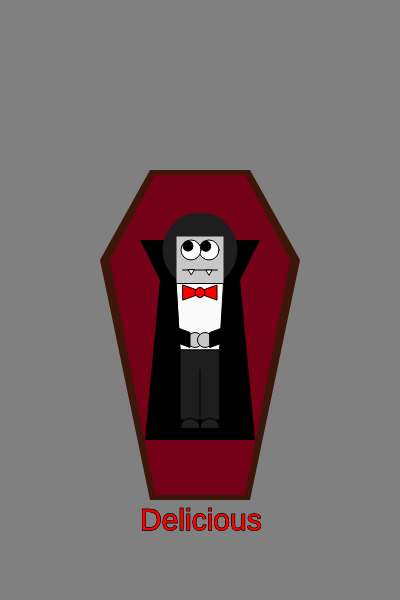
Frame 1 (no input)
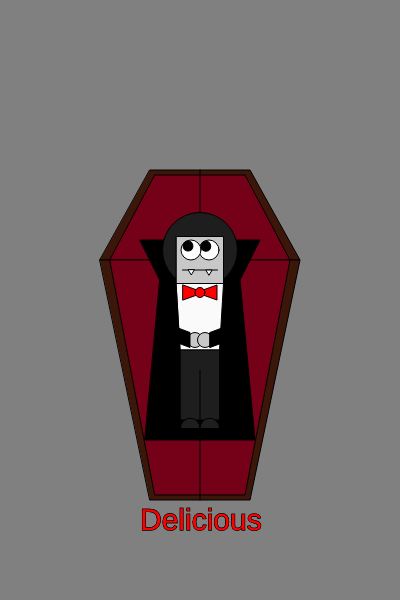
Frame 60 (no input)
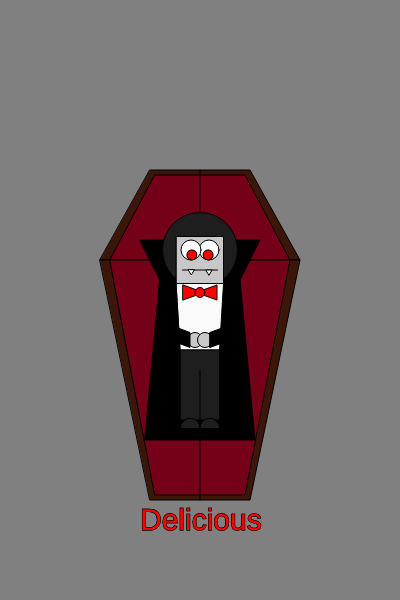
Frame 120 (the mouse pressed at the canvas centre since frame 60)

The p5.js sketch that drew these frames (run headless with seeded random() and noise() and a simulated clock; from frame 60 on, the mouse is pressed at the canvas centre):

// p5.js sketch
// ── sketch.js
let e1, e2

function setup() {
  createCanvas(400, 600);
  rectMode(CENTER);
  noStroke(0);
  e1 = new Eye(209, 250, 20);
  e2 = new Eye(191, 250, 20);
}

function draw() {
  background('grey');
  fill(61, 22, 10);
  quad(150, 170, 250, 170, 300, 260, 100, 260);
  quad(100, 260, 300, 260, 250, 500, 150, 500);
  fill(116, 1, 24);
  quad(155, 175, 245, 175, 290, 260, 110, 260);
  quad(110, 260, 290, 260, 245, 495, 155, 495);
  //cloak
  fill(0);
  quad(140, 240, 260, 240, 240, 280, 160, 280);
  quad(160, 280, 240, 280, 255, 440, 145, 440);
  line(200, 170, 200, 500);

  //vampire head
  fill(30) ;
  ellipse(width/2, 250, 75, 75) ;
  fill(200);
  rect(width/2, 260, 47,47);
  stroke(1);
  line(182.5, 251, 189.75, 255);
  line(189.75, 255, 197, 251);
  line(217.5, 251, 210.25, 255);
  line(210.25, 255, 203, 251);
  //mouth
  line(182.5, 270, 217.5, 270);

  //fangs
  push();
  fill(250);
  triangle(211.75, 270, 205.75, 270, 208.75, 275 );
  triangle(188.25, 270, 191.25, 275, 194.25, 270)

  //Body
  fill(250);
  quad(176.5, 283.5, 223.5, 283.5, 219.5, 350, 180.5, 350);

  //arms
  fill(200);
  ellipse(195, 340, 15, 15);
  ellipse(205, 340, 15, 15);
  fill(0);
  quad(170, 325, 190, 332.5, 190, 347.5, 170, 340);
  quad(210, 332.5, 230, 325, 230, 340, 210, 347.5);

  //bow tie
  fill('red');
  quad(183, 285, 197, 290, 197, 295, 183, 300);
  quad(203, 290, 217, 285, 217, 300, 203, 295);
  ellipse(200, 292.5, 10, 10);

  //pants
  fill(30);
  quad(180.5, 350, 219.5, 350, 219.5, 420, 180.5, 420);
  fill(0);
  line(200,370, 200, 420);

  //feet
  fill(30);
  arc(190.25, 428, 19.5, 19.5, PI, TWO_PI);
  arc(209.75, 428, 19.5, 19.5, PI, TWO_PI);


  pop() ;

  //eyes here
  e1.update(mouseX, mouseY);
  e2.update(mouseX, mouseY);

  e1.display();
  e2.display();

  //fill('white') ;
 // text(mouseX + ", " + mouseY, 10, 270) ;

}

  function Eye(tx, ty,ts) {
  this.x = tx;
  this.y = ty;
  this.size = ts;
  this.angle = 0;

  this.update = function(mx, my) {

  this.angle = atan2(my - this.y, mx - this.x);

  };

  this.display = function() {
  push();
  translate(this.x, this.y);
  fill(255);
  ellipse(0, 0, this.size, this.size);
  rotate(this.angle);

  if (mouseIsPressed) {
  fill('red');
  } else {
  fill('black');
  }


  ellipse(this.size / 4, 0, this.size / 2, this.size / 2);
  pop();

  fill('red');
  textSize(30);
  text("Delicious", 140, 530);
}

  }
